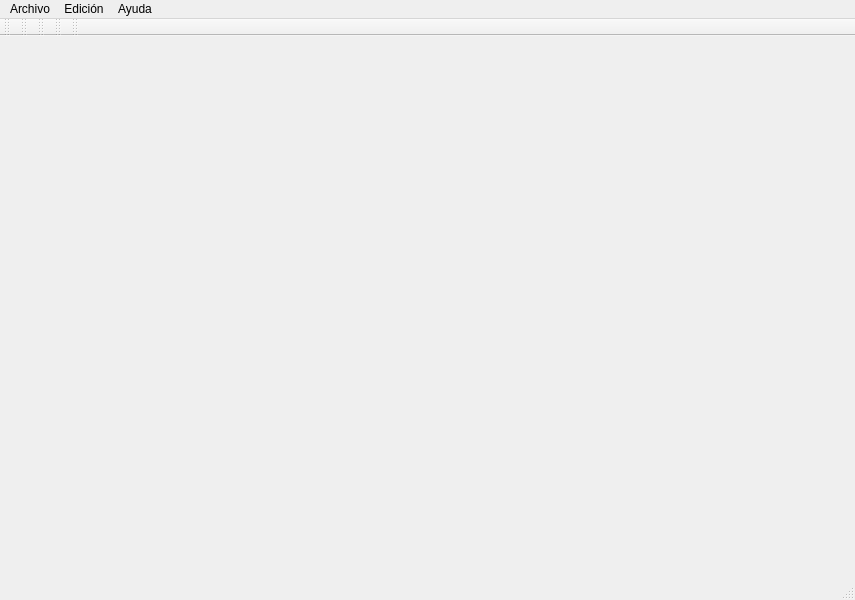
<?xml version="1.0" encoding="UTF-8"?>
<ui version="4.0">
 <class>VentanaPrincipal</class>
 <widget class="QMainWindow" name="VentanaPrincipal">
  <property name="geometry">
   <rect>
    <x>0</x>
    <y>0</y>
    <width>855</width>
    <height>600</height>
   </rect>
  </property>
  <property name="windowTitle">
   <string>MainWindow</string>
  </property>
  <widget class="Lienzo" name="lienzo"/>
  <widget class="QMenuBar" name="menubar">
   <property name="geometry">
    <rect>
     <x>0</x>
     <y>0</y>
     <width>855</width>
     <height>25</height>
    </rect>
   </property>
   <widget class="QMenu" name="menuArchivo">
    <property name="title">
     <string>Archivo</string>
    </property>
   </widget>
   <widget class="QMenu" name="menuAyuda">
    <property name="title">
     <string>Ayuda</string>
    </property>
   </widget>
   <widget class="QMenu" name="menuEdicion">
    <property name="title">
     <string>Edición</string>
    </property>
   </widget>
   <addaction name="menuArchivo"/>
   <addaction name="menuEdicion"/>
   <addaction name="menuAyuda"/>
  </widget>
  <widget class="QStatusBar" name="statusbar"/>
  <widget class="QToolBar" name="toolBarArchivo">
   <property name="windowTitle">
    <string>toolBar</string>
   </property>
   <attribute name="toolBarArea">
    <enum>TopToolBarArea</enum>
   </attribute>
   <attribute name="toolBarBreak">
    <bool>false</bool>
   </attribute>
  </widget>
  <widget class="QToolBar" name="toolBarEdicion">
   <property name="windowTitle">
    <string>toolBar</string>
   </property>
   <attribute name="toolBarArea">
    <enum>TopToolBarArea</enum>
   </attribute>
   <attribute name="toolBarBreak">
    <bool>false</bool>
   </attribute>
  </widget>
  <widget class="QToolBar" name="toolBarFiguras">
   <property name="windowTitle">
    <string>toolBar</string>
   </property>
   <attribute name="toolBarArea">
    <enum>TopToolBarArea</enum>
   </attribute>
   <attribute name="toolBarBreak">
    <bool>false</bool>
   </attribute>
  </widget>
  <widget class="QToolBar" name="toolBarPropiedades">
   <property name="windowTitle">
    <string>toolBar</string>
   </property>
   <attribute name="toolBarArea">
    <enum>TopToolBarArea</enum>
   </attribute>
   <attribute name="toolBarBreak">
    <bool>false</bool>
   </attribute>
  </widget>
  <widget class="QToolBar" name="toolBarTrazo">
   <property name="windowTitle">
    <string>toolBar</string>
   </property>
   <attribute name="toolBarArea">
    <enum>TopToolBarArea</enum>
   </attribute>
   <attribute name="toolBarBreak">
    <bool>false</bool>
   </attribute>
  </widget>
 </widget>
 <customwidgets>
  <customwidget>
   <class>Lienzo</class>
   <extends>QWidget</extends>
   <header>lienzo.h</header>
  </customwidget>
 </customwidgets>
 <resources/>
 <connections/>
</ui>
